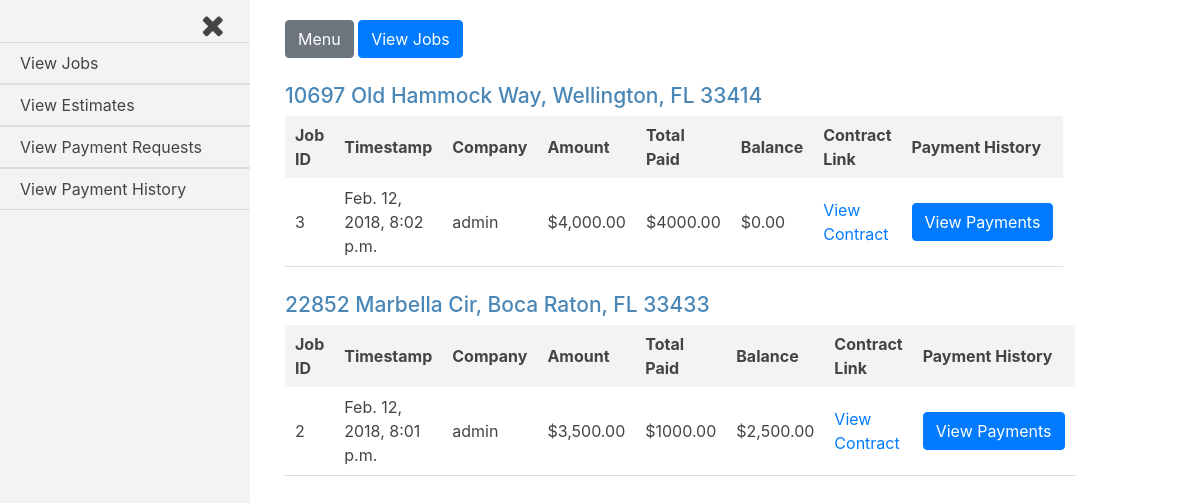
Page /jobs_admin/ on the committed database.
### jobs/models.py (models this page shows, shortened)
class Current_Worker(models.Model):
    house = models.ForeignKey(House, on_delete=models.CASCADE)
    company = models.ForeignKey(settings.AUTH_USER_MODEL, on_delete=models.CASCADE)
    current = models.BooleanField(default=False)

class House(models.Model):
    address = models.CharField(max_length=250)
    companies = models.ManyToManyField(settings.AUTH_USER_MODEL, through='Current_Worker')
    proposed_jobs = models.BooleanField(default=False)
    pending_payments = models.BooleanField(default=False)
    payment_history = models.BooleanField(default=False)
    def __str__(self):
        return self.address

class Job(models.Model):
    house = models.ForeignKey(House, on_delete=models.CASCADE)
    company = models.ForeignKey(settings.AUTH_USER_MODEL, on_delete=models.CASCADE,)
    start_amount = models.DecimalField(max_digits=8, decimal_places=2, default=0.00)
    start_date = models.DateTimeField(auto_now_add=True, blank=True)
    total_paid = models.DecimalField(max_digits=8, decimal_places=2, default=0.00)
    document_link = models.CharField(max_length=800)
    approved = models.BooleanField(default=False)
    @property
    def balance(self):
        if self.total_paid > self.start_amount:
            logger.error('Total amount paid exceeds the starting job amount.')
        diff = self.start_amount - self.total_paid
        return diff

### jobs_admin/views.py (the view)
# urls.py: path('', views.index, name='index'),
def index(request):
    current_user = request.user
    sql = 'SELECT * FROM jobs_current_worker WHERE current=1 GROUP BY house_id'
    current_workers = Current_Worker.objects.raw(sql)
    jobs = Job.objects.filter(approved=True)
    payment_history_form = Payment_History_Form()
    template = loader.get_template('jobs_admin/index.html')
    context = {
        'current_workers': current_workers,
        'jobs': jobs,
        'current_user': current_user,
        'payment_history_form': payment_history_form,
    }
    return HttpResponse(template.render(context, request))

### payment_history/forms.py
class Payment_History_Form(ModelForm, forms.Form):
    class Meta:
        model = Request_Payment
        exclude = ['job', 'submit_date', 'approved_date', 'house', 'amount', 'approved']

### jobs_admin/templates/jobs_admin/index.html (shortened to what this page needs)
{% extends 'base_login_admin.html' %}
{% load humanize %}
{% load static %}
{% block content %}
{% for current_worker in current_workers %}
<div class="job-container">
  <div class="house">
    <h3 class="house-address">{{current_worker.house.address}}</h3>
  </div>
  <table class="job-summary">
    <tr class="job-headings">
      <th>Job ID</th>
      <th>Timestamp</th>
      <th>Company</th>
      <th>Amount</th>
      <th>Total Paid</th>
      <th>Balance</th>
      <th>Contract Link</th>
      <th>Payment History</th>
    </tr>
    {% for job in jobs %}
      {% if job.house.address == current_worker.house.address %}
    <tr class="job-info">
      <td>{{job.id}}</td>
      <td>{{job.start_date}}</td>
      <td>{{job.company}}</td>
      <td>${{job.start_amount|intcomma}}</td>
      <td>${{job.total_paid}}</td>
      <td>${{job.balance|intcomma}}</td>
      <td><a href="{{job.document_link}}">View Contract</a></td>
      <td>
        <form class="payment-history-form" action="/payment_history/p_history_job" method="post">
          <input class="btn btn-primary v-payment-history" type="submit" name="" value="View Payments">
        </form>
      </td>
    </tr>
      {% endif %}
    {% endfor %}
  </table>
</div>
{% endfor %}
{% endblock content %}

### static/logged-in.css (style rules this page uses)
body { overflow-x: hidden; color: #444; }
.job-container { overflow-x: auto; margin-top: 25px; }
.job-container h3 { font-size: 21px; color: #4A87B6; }
.job-headings { background-color: #f3f3f3; }
.job-headings th { padding: 7px 10px; }
.job-summary { width: 100%; min-width: 475px; max-width: 770px; }
.job-summary td { padding: 8px 10px; }
.job-info { border-bottom: 1px solid #ddd; }

### rows in the picture
Current_Worker: house.address "10697 Old Hammock Way, Wellington, FL 33414"
Job: id "3", start_date "Feb. 12, 2018, 8:02 p.m.", company "admin", start_amount "4,000.00", total_paid "4000.00", balance "0.00"
Current_Worker: house.address "22852 Marbella Cir, Boca Raton, FL 33433"
Job: id "2", start_date "Feb. 12, 2018, 8:01 p.m.", company "admin", start_amount "3,500.00", total_paid "1000.00", balance "2,500.00"
